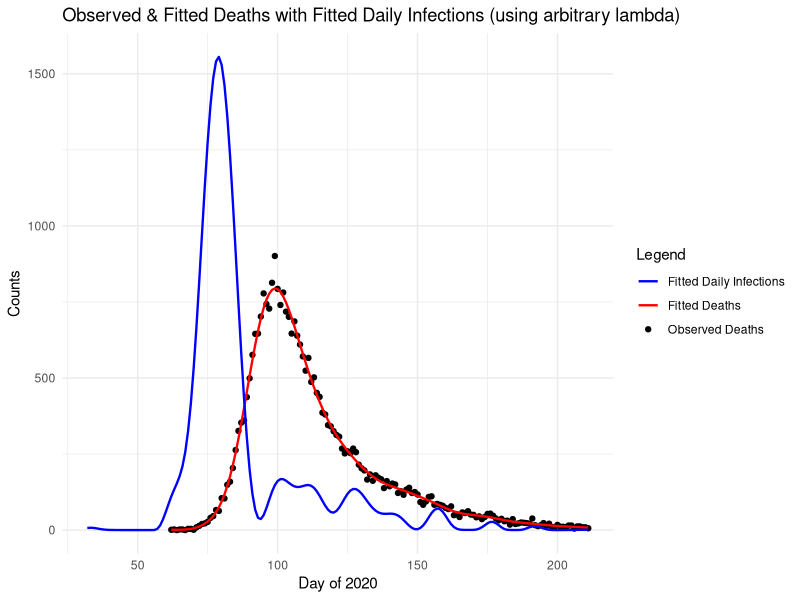
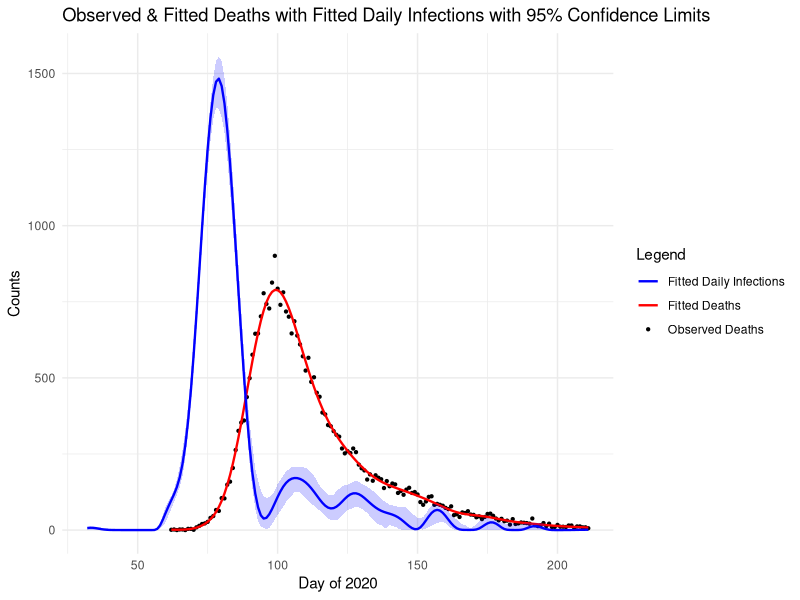

Recreate these plots in R, in order.
# Jackson Cramer (s2274544), Maximillian McCourt (s2145762), Natalia Montalvo Cabornero (s1969053)

# Our group worked collaboratively on the development and optimisation of all 
# exercises. Although tasks were divided among us, we maintained a balanced 
# workload through regular code reviews, debugging sessions, and problem-solving 
# meetings.

# Jackson focused on the development of the log likelihood and gradient 
#   functions, the finite-difference test, and the creation of our plots.
# Max focused on building the function used to evaluate X_tilde, X, and S, as 
#   well as the creation of the 95% confidence interval through bootstrapping.
# Natalia focused on code optimisation, the calculation of an appropriate lambda 
#   using the BIC criterion, and code comments. 

# Link to github repo: https://github.com/mhmc0808/ESP_GroupWorks.git
# Note about github repo: Our group used the same repo for the other projects.
# The code for project 3 can be found in the GW3 folder, and is titled proj3.r

######### GENERAL DESCRIPTION #########

# This project implements a smooth deconvolution model to estimate daily 
# COVID-19 infections from observed hospital death data in England during 2020. 
# The model reconstructs the infection trajectory by deconvolving death counts 
# using a probabilistic distribution from infection to death. We model the 
# daily infections as a smooth function of time using B-splines, and fit the 
# model by minimising a penalised negative log likelihood of a Poisson 
# distribution. This allows us to model the unobserved infections that led to 
# the observed deaths.

# Import necessary libraries and read data
library(splines)
library(ggplot2)
data <- read.table("engcov.txt")

######### MODEL SETUP ##########

# evaluate_matrices() function constructs the following matrices and components 
# of the deconvolution model; 
#   X_tilde - B-spline basis matrix, 
#   X - Convolution matrix mapping infections to deaths via delay distribution, 
#   S - penalty matrix for smoothness regulatisation.
evaluate_matrices <- function(n, k = 80, edur = 3.151, sdur = 0.469, f_seq) {
  
  # Inputs:
  #   n - number of observed death days 
  #   k - number of B-spline basis functions
  #   edur - log(mean) time from infection to death
  #   sdur - log(standard deviation) time from infection to death
  #   f_seq - sequence of infection days
  
  # Penalty matrix for second-order differences
  S <- crossprod(diff(diag(k), diff=2))
  
  # Construct sequence of k+4 knots for B-splines
  # First, construct k-2 equally-spaced knots from lower to upper bound of f_seq
  middle_seq <- seq(f_seq[1], f_seq[length(f_seq)], length.out = k-2)
  # Then define step size of our knots
  step <- middle_seq[2] - middle_seq[1]
  # Use step size to extend sequence of knots
  knots <- c(
    seq(to = min(middle_seq) - step, by = step, length.out = 3),  # 3 knots below
    middle_seq,                                                   # middle knots
    seq(from = max(middle_seq) + step, by = step, length.out = 3) # 3 knots above
  )
  
  # B-spline basis matrix for infection function f(t)
  X_tilde <- splineDesign(knots, f_seq)
  
  # Delay distribution from infection to death (pd)
  d <- 1:k
  pd <- dlnorm(d, edur, sdur)
  pd <- pd / sum(pd)      # normalise to sum to 1
  print(length(pd))
  m <- length(pd)         # number of delay days  
  r <- nrow(X_tilde)      # number of infection days
  
  # Build convolution weight matrix W
  W <- matrix(0, n, r)
  for (i in 1:n) {
    idxs <- (30 + i - (1:m))              # indices accounting for 30-day lag
    valid <- which(idxs > 0 & idxs <= r)  # restrict indices to valid range
    # Assign pd to valid infection days for i-th row
    W[i, idxs[valid]] <- pd[1:length(valid)] 
  }
  
  # Convolution matrix mapping infections to expected deaths
  X <- W %*% X_tilde
  
  return(list(X_tilde=X_tilde,S=S,X=X))
}

## --- Generate model matrices --- ##

# Define number of observed death days in our dataset
n <- length(data$date) 

# Lower and upper bounds of our days of infection
lb <- min(data$julian) - 30 # initialise 30 days before the first observed death
ub <- max(data$julian)
# Sequence of days of infection from defined lower to upper bound
f_seq <- seq(lb, ub, by=1)

# Construct model matrices 
model_matrices <- evaluate_matrices(n, f_seq=f_seq)

# Extract individual matrices
X <- model_matrices$X
X_tilde <- model_matrices$X_tilde
S <- model_matrices$S


######### PENALISED NEGATIVE LOG-LIKELIHOOD FUNCTIONS ##########

## --- Penalised Negative Log-Likelihood Function --- ##

# pnll() function finds the penalised negative log-likelihood for fitting a 
# Poisson deconvolution model, adding a smoothness penalty to prevent 
# overfitting. We transform gamma vector to exponential scale (beta) to enforce 
# positive coefficients for the B-spline basis functions.
pnll <- function(y, gamma, X, S, lambda) {
  
  # Inputs:
  #   y - vector of observed deaths
  #   gamma - vector of transformed parameters: beta = exp(gamma) to ensure 
  #           positive coefficients for the B-spline basis
  #   X - convolution matrix
  #   S - penalty matrix
  #   lambda - smoothing parameter
  
  B <- exp(gamma)               # transformation of coefficients
  mu <- X %*% B                 # expected deaths
  
  # Smoothing penalty term
  penalty <- 1/2*lambda * sum(B * (S %*% B))
  
  # Poisson log-likelihood 
  # (note log(y!) value dropped as it will not affect beta optimisation)
  ll_pois <- sum(y*log(mu) - mu)
  
  # Penalised negative log likelihood
  pnll <- -ll_pois + penalty
  return(pnll)
}


## --- Gradient of the Penalised Negative Log-Likelihood Function --- ##

# pnll_grad() function computes the gradient of the penalised negative 
# log-likelihood defined in our previous function pnll().
pnll_grad <- function(y, gamma, X, S, lambda){
  
  # Inputs:
  #   y - vector of observed deaths
  #   gamma - vector of transformed parameters: beta = exp(gamma) to ensure 
  #           positive coefficients for the B-spline basis
  #   X - convolution matrix
  #   S - penalty matrix
  #   lambda - smoothing parameter
  
  B <- exp(gamma)                     # transform to original scale
  mu <- X %*% B                       # expected deaths
  
  # Smoothness penalty gradient
  penalty_grad <- lambda * (S %*% B) * B  
  
  # Gradient of Poisson log-likelihood
  F_value <- diag(as.vector(y/mu - 1)) %*% X %*% diag(B)            
  ll_pois_grad <- colSums(F_value)
  
  # Gradient of penalised negative log-likelihood
  pnll_grad <- - ll_pois_grad + penalty_grad
  
  return(pnll_grad)
}


## --- Test functions using finite differences --- ##

# Extract data for y
y <- data$nhs
# Define arbitrary lambda and k
lambda <- 5e-5
k <- 80
# Initialise gamma as zero-vector
gamma <- rep(0,k)

# Initialise parameter vector as zero-vector
th0 <- gamma         
# Initialise vector to store finite-difference gradient estimates
fd <- numeric(length(th0))     

# Evaluate penalised negative log-likelihood at th0
pnll0 <- pnll(y = y, gamma = th0, X = X, S = S, lambda = lambda) 

# Small perturbation step for finite difference calculations
eps <- 1e-7                   

# Loop over parameters of th0
for (i in 1:length(th0)){ 
  # Define th1 as th0 but with perturbation of eps for i-th parameter 
  th1 <- th0; th1[i] <- th1[i] + eps
  # Compute pnll for perturbed th1
  pnll1 <- pnll(y = y, gamma = th1, X = X, S = S, lambda = lambda)
  # Finite-difference approximation with respect to parameter i 
  fd[i] <- (pnll1 - pnll0) / eps
}

# Find analytic gradient at th0 
grad_test <- pnll_grad(y = y, gamma = th0, X = X, S = S, lambda = lambda)

# Maximum absolute difference (across all parameters) between analytic gradient 
# and finite difference gradient approximation 
max_diff <- max(abs(grad_test-fd)) 
print(paste("Maximum gradient difference:", round(max_diff,8)))


######### INITIAL MODEL FITTING ##########

# Fit model using BFGS method with initial lambda for sanity check.
# This provides a preliminary fit using pnll() and pnll_grad() function to 
# verify the model is working correctly before proceeding with smoothing 
# parameter selection (using pre-defined y, X, S variables).
fit <- optim(par = gamma, fn = pnll, gr = pnll_grad,
             y = y, X = X, S = S, lambda = lambda, method = "BFGS", 
             control=list(maxit=1000, reltol=1e-8)) # ensure convergence

# Extract estimated parameters after optimisation
gamma_hat <- fit$par
B_hat <- exp(gamma_hat) # transform to original beta scale

# Compute fitted deaths and fitted infections using estimated beta vector
fitted_deaths <- as.vector(X %*% B_hat)
fitted_infections <- as.vector(X_tilde %*% B_hat)

# Compare with actual data of daily deaths
true_deaths <- data$nhs       
day_of_2020 <- data$julian    

# Comparison plot: observed vs fitted deaths
initial_plot <- ggplot() +
  # True deaths
  geom_point(aes(x = day_of_2020, y = true_deaths, color = "Observed Deaths")) +
  # Fitted deaths and infections
  geom_line(aes(x = day_of_2020, y = fitted_deaths, color = "Fitted Deaths"), 
            linewidth = 0.8) +
  geom_line(aes(x = f_seq, y = fitted_infections, color = "Fitted Daily Infections"), 
            linewidth = 0.8) +
  labs( # label axes and title
    x = "Day of 2020",
    y = "Counts",
    color = "Legend",
    title = "Observed & Fitted Deaths with Fitted Daily Infections (using arbitrary lambda)"
  ) +
  scale_color_manual( # manually assign colors
    values = c(
      "Observed Deaths" = "black",
      "Fitted Deaths" = "red",
      "Fitted Daily Infections" = "blue"
    )
  ) +
  theme_minimal()

initial_plot # display initial plot


######### SMOOTHING PARAMETER SELECTION ##########

# number of observations in dataset
n <- length(y)                  

## --- Poisson Log-Likelihood Function --- ##

# ll() function computes the log-likelihood for fitting our Poisson 
# deconvolution model, given our observed data and estimated beta vector. 
ll <- function(y, beta_hat, X) {
  
  # Inputs:
  #   y - vector of observed death counts
  #   beta_hat - vector of estimated B-spline coefficients
  #   X - convolution design matrix
  
  # Expected deaths under current parameters
  mu <- X %*% beta_hat
  
  # Poisson log likelihood 
  ll_pois <- sum(y*log(mu) - mu - lgamma(y+1))
  return(ll_pois)
}

## --- Grid search for optimal smoothing parameter based on minimised BIC --- ##

# Define grid of smoothing parameter values (transformed to original scale)
lambda_seq <- exp(seq(-13,-7,length=50))

# Initialise vector to store BIC values
BIC <- numeric(length(lambda_seq))
# Initialise empty matrix to store fitted gamma parameters
gammas <- matrix(NA, nrow = length(lambda_seq), ncol=80)

# Grid search over lambda values to find optimal smoothing parameter
for (i in seq_along(lambda_seq)){                                             

  lambda <- lambda_seq[i] # current smoothing parameter
  
  # Fit penalised Poisson model with current lambda using BFGS optimisation
  # using previously fitted gamma_hat parameters
  fit <- optim(par = gamma_hat, fn = pnll, gr = pnll_grad,
               y = y, X = X, S = S, lambda = lambda, method = "BFGS", 
               control=list(maxit=1000, reltol=1e-8)) # ensure convergence 
  
  # Extract estimated parameters and convert to original scale
  gamma_i <- fit$par
  gammas[i,] <- gamma_i
  beta_par <- exp(gamma_i)
  # Find fitted mu parameter
  mu_hat <- as.vector(X %*% beta_par)
  
  # Compute weight vector for Hessian calculation
  w <- as.vector(y/(mu_hat^2))
  
  # Compute Hessian matrices:
  H0 <- crossprod(X * sqrt(w))  # Log-Likelihood Hessian, without penalty
  H_lambda <- H0 + lambda * S   # Penalised Hessian, with smoothing parameter
  
  # Compute Effective Degrees of Freedom (EDF)
  R <- chol(H_lambda)
  H_invH0 <- backsolve(R, backsolve(R, H0, transpose = TRUE))
  EDF <- sum(diag(H_invH0))
  
  # Bayesian Information Criterion (BIC) calculation
  BIC[i] <- -2*ll(y, beta_par, X) + log(n)*EDF
}

# Identify optimal lambda and corresponding fitted gamma that minimise BIC
BIC_min <- min(BIC)
lambda_bic <- lambda_seq[which(BIC==BIC_min)]
gamma_bic <- gammas[which(BIC==BIC_min),]


######### BOOTSTRAP UNCERTAINTY QUANTIFICATION #########
# For bootstrap resamples, each observation contributes proportionally to the
# weights of the pnll and its gradient, so we need to modify both

## --- Weighted Penalised Negative Log-Likelihood Function --- ##

# pnll_w() function finds the weighted version of previously defined pnll() 
# function for non-parametric bootstrapping. 
pnll_w <- function(y, gamma, X, S, lambda, w) {
  
  # Inputs:
  #   y - vector of observed deaths
  #   gamma - vector of transformed parameters: beta = exp(gamma) to ensure 
  #           positive coefficients for the B-spline basis functions
  #   X - convolution matrix
  #   S - penalty matrix
  #   lambda - smoothing parameter
  #   w - vector of bootstrap weights 
  
  B <- exp(gamma)               # transform to original scale
  mu <- X %*% B                 # expected deaths
  
  # Smoothing penalty term
  penalty <- 1/2*lambda* sum(B*(S %*% B))   
  
  # Weighted Poisson log-likelihood
  # (note log(y!) value dropped as it will not affect beta optimisation)
  ll_pois <- sum(w * (y*log(mu) - mu))
  
  # Penalised negative log-likelihood with weights
  pnll <- -ll_pois + penalty
  return(pnll)
}

## --- Gradient of Weighted Penalised Negative Log-Likelihood Function --- ##

# pnll_grad_w() function finds the weighted version of previously defined 
# pnll_grad() function for non-parametric bootstrapping.
pnll_grad_w <- function(y, gamma, X, S, lambda, w){
  
  # Inputs:
  #   y - vector of observed deaths
  #   gamma - vector of transformed parameters: beta = exp(gamma) to ensure 
  #           positive coefficients for the B-spline basis functions
  #   X - convolution matrix
  #   S - penalty matrix
  #   lambda - smoothing parameter
  #   w - vector of bootstrap weights 
  
  B <- exp(gamma)               # transform to original scale
  mu <- X %*% B                 # expected deaths
  
  # Smoothing penalty gradient 
  penalty_grad <- lambda * (S %*% B) * B
  
  # Gradient of the weighted log-likelihood
  F_value <- diag(as.vector(w * (y/mu - 1))) %*% X %*% diag(B) 
  ll_pois_grad <- colSums(F_value)

  # Gradient of penalised negative log-likelihood
  pnll_grad <- -ll_pois_grad + penalty_grad
  return(pnll_grad)
}

## --- Bootstrap resampling and refitting --- ##

# Number of bootstrap replicates for uncertainty estimation
n_bootstrap <- 200

# Initialise empty matrix to store bootstrap replicates
#   Each column represents a different bootstrap sample
#   Each row represents f(t) value for day t
f_hat_boot <- matrix(0, nrow = nrow(X_tilde), ncol = n_bootstrap)

# Perform bootstrapping 
for (b in 1:n_bootstrap) {
  
  # Generate non-parametric bootstrap weights 
  wb <- tabulate(sample(n, replace = TRUE), n)
  
  # Fit penalised model using bootstrap weights via BFGS method, using optimised 
  # lambda and gamma parameters (that previously produced minimised BIC).
  fit_b <- optim(par = gamma_bic, fn = pnll_w, gr = pnll_grad_w,       
                 y = y, X = X, S = S, lambda = lambda_bic, method = "BFGS", 
                 w = wb,                                 # bootstrap weights
                 control=list(maxit=1000, reltol=1e-8))  # ensure convergence              
  
  # Extract fitted parameters and transform to original scale
  B_b <- exp(fit_b$par) 
  
  # Compute estimated daily infection for this bootstrap sample
  f_hat_boot[, b] <- X_tilde %*% B_b
}


######### FINAL VISUALISATION AND RESULTS #########

## --- Summary statistics from the bootstrap distribution --- ##

# 95% Confidence intervals from bootstrap samples (2.5% and 97.5% quantiles)
f_hat_int <- apply(f_hat_boot, 1, quantile, probs = c(0.025, 0.975)) 

# Transform gamma vector with minimised BIC to original scale
B_bic_hat <- exp(gamma_bic)   

# Re-calculate fitted deaths and fitted infections using optimised beta vector
fitted_deaths_optimised <- as.vector(X %*% B_bic_hat)                                         
fitted_infections_optimised <- as.vector(X_tilde %*% B_bic_hat)

## --- Final plot --- ##

# Plots observed daily death data alongside fitted deaths and fitted 
# infection curve from model with optimised beta vector
final_plot <- ggplot() +
  # True deaths
  geom_point(aes(x = day_of_2020, y = true_deaths, color = "Observed Deaths"), 
             size = 0.8) +
  # Fitted deaths
  geom_line(aes(x = day_of_2020, y = fitted_deaths_optimised, color = "Fitted Deaths"), 
            linewidth = 0.8) +
  # Daily infection rate with 95% CI
  geom_ribbon(aes(x = f_seq, ymin = f_hat_int[1,], ymax = f_hat_int[2,]), fill = "blue", 
              alpha = 0.2) +
  geom_line(aes(x = f_seq, y = fitted_infections_optimised, color = "Fitted Daily Infections"), 
            linewidth = 0.8) +
  labs( # label axes and title
    x = "Day of 2020",
    y = "Counts",
    color = "Legend",
    title = "Observed & Fitted Deaths with Fitted Daily Infections with 95% Confidence Limits"
  ) +
  scale_color_manual( # manually assign colors
    values = c(
      "Observed Deaths" = "black",
      "Fitted Deaths" = "red",
      "Fitted Daily Infections" = "blue"
    )
  ) +
  theme_minimal()

final_plot  # display final plot
